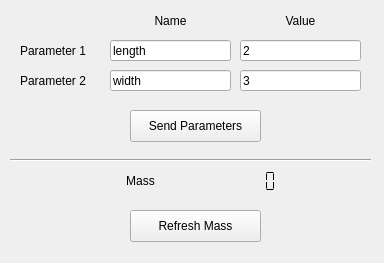
<?xml version="1.0" encoding="UTF-8"?>
<ui version="4.0">
 <class>Form</class>
 <widget class="QWidget" name="Form">
  <property name="geometry">
   <rect>
    <x>0</x>
    <y>0</y>
    <width>384</width>
    <height>263</height>
   </rect>
  </property>
  <property name="windowTitle">
   <string>Form</string>
  </property>
  <widget class="QLabel" name="label">
   <property name="geometry">
    <rect>
     <x>20</x>
     <y>40</y>
     <width>121</width>
     <height>21</height>
    </rect>
   </property>
   <property name="text">
    <string>Parameter 1</string>
   </property>
  </widget>
  <widget class="QLabel" name="label_2">
   <property name="geometry">
    <rect>
     <x>20</x>
     <y>70</y>
     <width>121</width>
     <height>21</height>
    </rect>
   </property>
   <property name="text">
    <string>Parameter 2</string>
   </property>
  </widget>
  <widget class="QLabel" name="label_3">
   <property name="geometry">
    <rect>
     <x>100</x>
     <y>170</y>
     <width>81</width>
     <height>21</height>
    </rect>
   </property>
   <property name="text">
    <string>Mass</string>
   </property>
   <property name="alignment">
    <set>Qt::AlignCenter</set>
   </property>
  </widget>
  <widget class="QLineEdit" name="p1_name">
   <property name="geometry">
    <rect>
     <x>110</x>
     <y>40</y>
     <width>121</width>
     <height>21</height>
    </rect>
   </property>
   <property name="text">
    <string>length</string>
   </property>
  </widget>
  <widget class="QLineEdit" name="p2_name">
   <property name="geometry">
    <rect>
     <x>110</x>
     <y>70</y>
     <width>121</width>
     <height>21</height>
    </rect>
   </property>
   <property name="text">
    <string>width</string>
   </property>
  </widget>
  <widget class="QLineEdit" name="p1_value">
   <property name="geometry">
    <rect>
     <x>240</x>
     <y>40</y>
     <width>121</width>
     <height>21</height>
    </rect>
   </property>
   <property name="text">
    <string>2</string>
   </property>
  </widget>
  <widget class="QLineEdit" name="p2_value">
   <property name="geometry">
    <rect>
     <x>240</x>
     <y>70</y>
     <width>121</width>
     <height>21</height>
    </rect>
   </property>
   <property name="text">
    <string>3</string>
   </property>
  </widget>
  <widget class="QLabel" name="label_4">
   <property name="geometry">
    <rect>
     <x>110</x>
     <y>10</y>
     <width>121</width>
     <height>21</height>
    </rect>
   </property>
   <property name="frameShape">
    <enum>QFrame::NoFrame</enum>
   </property>
   <property name="text">
    <string>Name</string>
   </property>
   <property name="alignment">
    <set>Qt::AlignCenter</set>
   </property>
  </widget>
  <widget class="QLabel" name="label_5">
   <property name="geometry">
    <rect>
     <x>240</x>
     <y>10</y>
     <width>121</width>
     <height>21</height>
    </rect>
   </property>
   <property name="frameShape">
    <enum>QFrame::NoFrame</enum>
   </property>
   <property name="text">
    <string>Value</string>
   </property>
   <property name="alignment">
    <set>Qt::AlignCenter</set>
   </property>
  </widget>
  <widget class="QLCDNumber" name="mass_display">
   <property name="geometry">
    <rect>
     <x>210</x>
     <y>170</y>
     <width>81</width>
     <height>23</height>
    </rect>
   </property>
   <property name="frameShape">
    <enum>QFrame::NoFrame</enum>
   </property>
   <property name="smallDecimalPoint">
    <bool>false</bool>
   </property>
   <property name="mode">
    <enum>QLCDNumber::Dec</enum>
   </property>
   <property name="segmentStyle">
    <enum>QLCDNumber::Flat</enum>
   </property>
   <property name="value" stdset="0">
    <double>0.000000000000000</double>
   </property>
  </widget>
  <widget class="QPushButton" name="button">
   <property name="geometry">
    <rect>
     <x>130</x>
     <y>110</y>
     <width>131</width>
     <height>32</height>
    </rect>
   </property>
   <property name="text">
    <string>Send Parameters</string>
   </property>
  </widget>
  <widget class="QPushButton" name="refresh">
   <property name="geometry">
    <rect>
     <x>130</x>
     <y>210</y>
     <width>131</width>
     <height>32</height>
    </rect>
   </property>
   <property name="text">
    <string>Refresh Mass</string>
   </property>
  </widget>
  <widget class="Line" name="line">
   <property name="geometry">
    <rect>
     <x>10</x>
     <y>150</y>
     <width>361</width>
     <height>20</height>
    </rect>
   </property>
   <property name="orientation">
    <enum>Qt::Horizontal</enum>
   </property>
  </widget>
 </widget>
 <layoutdefault spacing="0" margin="12"/>
 <resources/>
 <connections/>
 <designerdata>
  <property name="gridDeltaX">
   <number>10</number>
  </property>
  <property name="gridDeltaY">
   <number>10</number>
  </property>
  <property name="gridSnapX">
   <bool>true</bool>
  </property>
  <property name="gridSnapY">
   <bool>true</bool>
  </property>
  <property name="gridVisible">
   <bool>true</bool>
  </property>
 </designerdata>
</ui>
